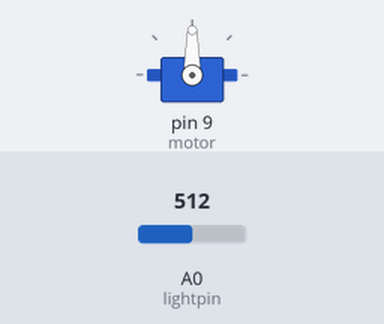
Recording of a sketch running on a simulated Arduino Uno, built with avr-gcc and run on an emulated ATmega328P. Parts: servo. The inputs (shaded band) are chosen by the test bench; at power-on: A0 (lightpin) = 512.

Above: at 1.2 s.
1.3 s: A0 (lightpin) set to 524
At 2.0 s:
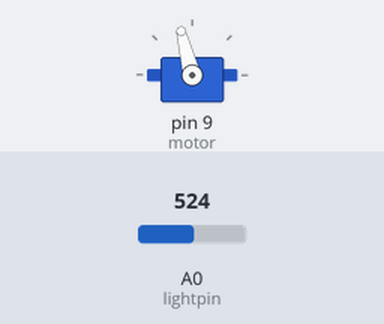
Timing chart, 0 to 4.3 s (numbered marks = the images above; inputs shaded):
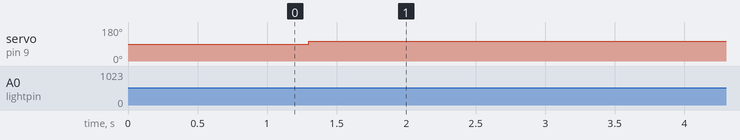

Measured:
- the behaviour switches between 514 and 515 on A0 (lightpin) (found by bisection; images 0 and 1)
- after the input at 1.3 s, servo on pin 9 (motor): 90° → 104° at once

The sketch:

sketch_may12b.ino
```cpp
//it comes back to the original position aka 0 dumbass
#include<Servo.h>
Servo motor;
int pos=0;
int lightpin = 0;
int lightpin2 = 0;
void setup()
{
motor.attach(9);
}

void loop()
{
  int lightlevel=analogRead(lightpin);
  int lightlevel2=analogRead(lightpin2);
  lightlevel=map(lightlevel,0,900,0,180);
  lightlevel=constrain(lightlevel,0,180);
  lightlevel2=map(lightlevel2,0,900,0,180);
  lightlevel2=constrain(lightlevel2,0,180);

  if (lightlevel > lightlevel2)
  {
    motor.write(lightlevel);
  delay(10);
  }
if (lightlevel < lightlevel2)
{

  motor.write(lightlevel2);
delay(10);
}
}
```
